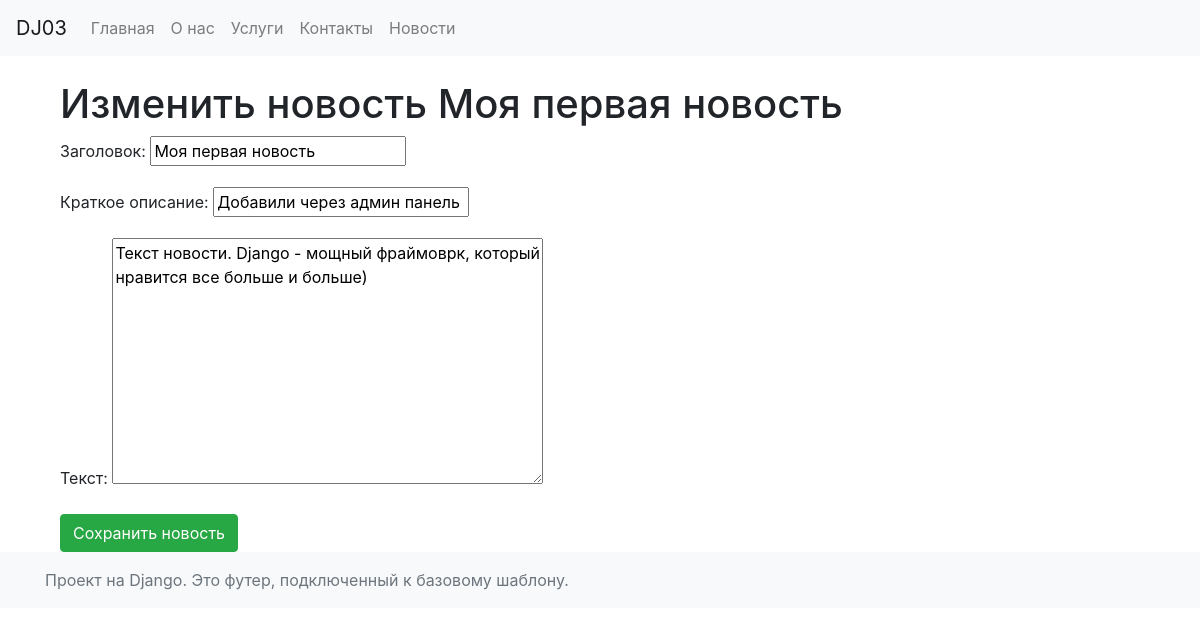
/news/news/1/edit/, run on the app's committed database.
### news/models.py (models this page shows, shortened)
class News(models.Model):
    title = models.CharField('Заголовок',max_length=50)
    short_description = models.CharField('Краткое описание',max_length=200)
    content = models.TextField('Текст', max_length=2000)
    published_date = models.DateTimeField('Дата публикации',default=timezone.now)
    author = models.ForeignKey(User, on_delete=models.CASCADE)
    class Meta:
        verbose_name = 'Новость'
        verbose_name_plural = 'Новости'

### news/views.py (the view)
# urls.py: path('news/<int:pk>/edit/', views.edit_news, name='edit_news'),
def edit_news(request, pk):
    news = get_object_or_404(News, pk=pk)
    if request.method == 'POST':
        form = NewsForm(request.POST, instance=news)
        if form.is_valid():
            form.save()
            return redirect('news_list')
    else:
        form = NewsForm(instance=news)
    return render(request, 'news/news_edit.html', {'form': form, 'news': news})

### news/forms.py
class NewsForm(forms.ModelForm):
    class Meta:
        model = News
        fields = ['title', 'short_description', 'content']

### news/templates/news/news_edit.html (shortened to what this page needs)
{% extends 'main/base.html' %}
{% block content %}
<div class="container mt-4">
    <h1>
        {% if news %}
            Изменить новость {{ news.title }}
        {% else %}
            Добавить новость
        {% endif %}
    </h1>
    <form method="post">
        {{ form.as_p }}
        <button type="submit" class="btn btn-success">Сохранить новость</button>
    </form>
</div>
{% endblock %}

### data on the page
News: title "Моя первая новость", short_description "Добавили через админ панель", content "Текст новости. Django - мощный фраймоврк, который нравится все больше и больше)"
